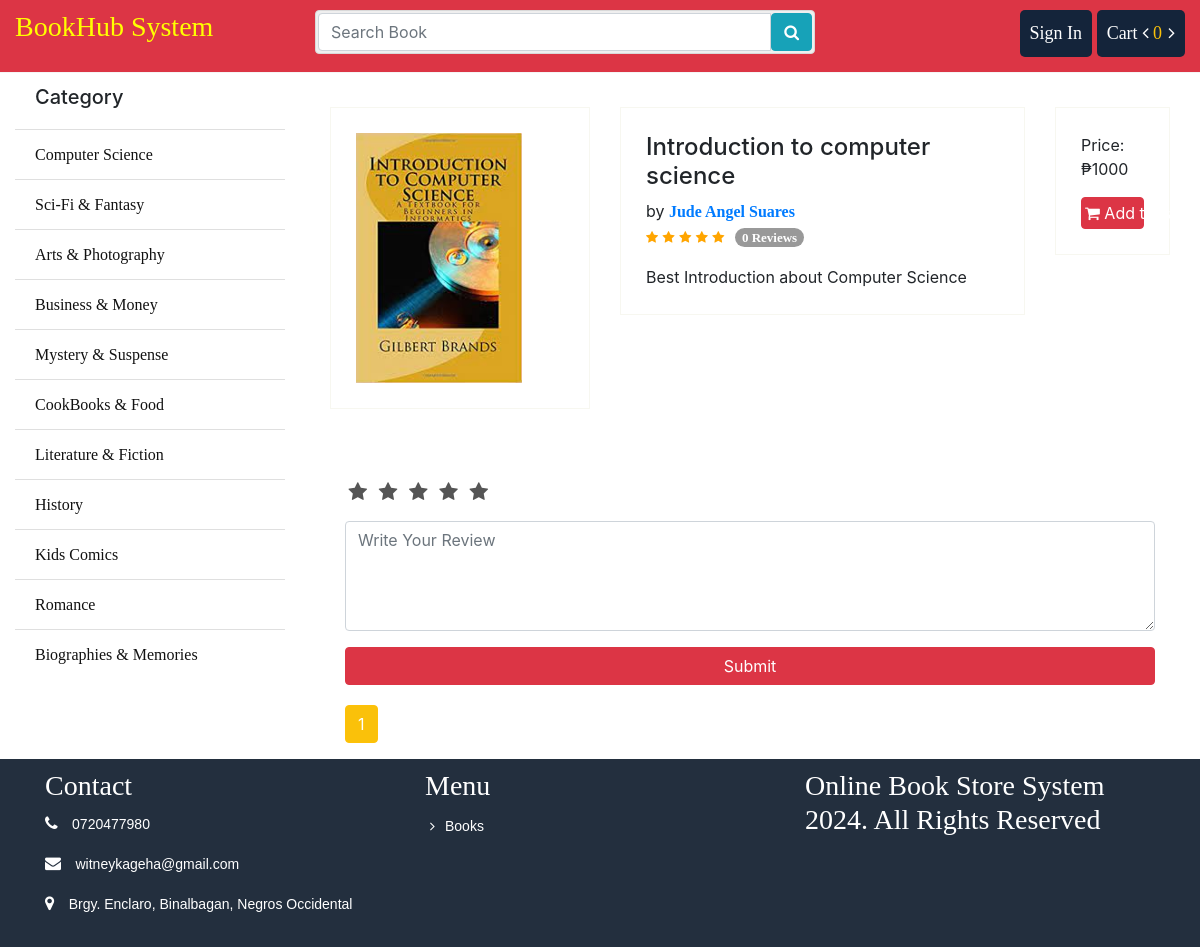
The app's page /book/13 with its own data.
### store/models.py (models this page shows, shortened)
class Category(models.Model):
	name = models.CharField(max_length = 100)
	slug = models.SlugField(max_length = 150, unique=True ,db_index=True)
	icon = models.FileField(upload_to = "category/")
	create_at = models.DateTimeField(auto_now_add = True)
	updated_at = models.DateTimeField(auto_now_add = True)

class Book(models.Model):
	writer = models.ForeignKey(Writer, on_delete = models.CASCADE)
	category = models.ForeignKey(Category, on_delete = models.CASCADE)
	name = models.CharField(max_length = 100)
	slug = models.SlugField(max_length=100, db_index=True)
	price = models.IntegerField()
	stock = models.IntegerField()
	coverpage = models.FileField(upload_to = "coverpage/")
	bookpage = models.FileField(upload_to = "bookpage/")
	created = models.DateTimeField(auto_now_add=True)
	updated = models.DateTimeField(auto_now=True)
	totalreview = models.IntegerField(default=1)
	totalrating = models.IntegerField(default=5)
	status = models.IntegerField(default=0)
	description = models.TextField()

class Writer(models.Model):
	name = models.CharField(max_length = 100)
	slug = models.SlugField(max_length=150, unique=True ,db_index=True)
	bio = models.TextField()
	pic = models.FileField(upload_to = "writer/")
	create_at = models.DateTimeField(auto_now_add = True)
	updated_at = models.DateTimeField(auto_now_add = True)
	def __str__(self):
		return self.name

### store/views.py (the view, shortened to what this page needs)
# urls.py: path('book/<int:id>', views.get_book, name="book"),
def get_book(request, id):
    form = ReviewForm(request.POST or None)
    book = get_object_or_404(Book, id=id)
    rbooks = Book.objects.filter(category_id=book.category.id)
    r_review = Review.objects.filter(book_id=id).order_by('-created')
    paginator = Paginator(r_review, 4)
    page = request.GET.get('page')
    rreview = paginator.get_page(page)
    context = {
        "book":book,
        "rbooks": rbooks,
        "form": form,
        "rreview": rreview
    }
    return render(request, "store/book.html", context)

### store/forms.py
class ReviewForm(forms.ModelForm):
    review_star = forms.IntegerField(widget=forms.HiddenInput(), initial=1)
    review_text = forms.CharField(widget=forms.Textarea(attrs={'rows': 4, 'placeholder': 'Write Your Review'}))
    class Meta:
        model = Review
        fields = [
            'review_star',
            'review_text'
        ]
    def __init__(self, *args, **kwargs):
        super(ReviewForm, self).__init__(*args, **kwargs)
        self.helper = FormHelper()
        self.helper.form_show_labels = False

### cart/cart.py (called while the page is built)
    def __len__(self):
        return sum(item['quantity'] for item in self.cart.values())

### store/context_processors.py (called while the page is built)
def sidebar(request):
	categories = Category.objects.all()
	context = {
		"cat":categories
	}
	return context

def cart(request):
	cart = Cart(request)
	context = {
		"cart": cart
	}
	return context

### store/templates/store/book.html (shortened to what this page needs)
{% extends 'store/base.html' %}
{% load static %}
{% load crispy_forms_tags %}
{% load customfunction %}
{% block container %}
    <div class="container mt-4">
        <div class="row">
            <div class="col-md-12">
                <div class="row">
                    <div class="col-md-4 col-sm-12 mb-4">
                        <div class="grid-item">
                            <div class="view-details" style="cursor:pointer">
                                <img id="product_image" class="lookInsideImg img-fluid" src="{{ book.coverpage.url }}" alt="Book Cover">
                            </div>
                        </div>
                    </div>
                    <div class="col-md-6 col-sm-12 mb-4">
                        <div class="product-information">
                            <h4>{{ book.name }}</h4>
                            <p style="margin: 0;">by <a style="font-weight:bold" href="{% url 'store:writer' id=book.writer.id %}">{{ book.writer }}</a></p>
                            <div class='rating'>
                                {{ book.totalrating|averagerating:book.totalreview }}
                                <a href='#getreview'><span class='totalrating'>{{ book.totalreview|add:-1 }} Reviews</span></a>
                            </div>
                            <article class="text-justify mt-3">
                                {{ book.description }}
                            </article>
                        </div>
                    </div>
                    <div class="col-md-2 col-sm-12 mb-4">
                        <div class="pricebox">
                            <p>Price: ₱<span>{{ book.price }}</span></p>
                            <button class="btn btn-danger w-100" id="addTocart" data-book-id="{{ book.id }}">
                                <i class="fa fa-shopping-cart"></i> Add to cart
                            </button>
                        </div>
                    </div>
                </div>
                <div class="col-md-12 mt-5" id="getreview">
                    <div class="rating-stars text-left">
                        <ul id="stars">
                            <li id="azaa" class="star" data-value="1"><i class="fa fa-star fa-fw"></i></li>
                            <li id="azbb" class="star" data-value="2"><i class="fa fa-star fa-fw"></i></li>
                            <li id="azcc" class="star" data-value="3"><i class="fa fa-star fa-fw"></i></li>
                            <li id="azdd" class="star" data-value="4"><i class="fa fa-star fa-fw"></i></li>
                            <li id="azee" class="star" data-value="5"><i class="fa fa-star fa-fw"></i></li>
                        </ul>
                    </div>
                    <form action="" method="POST" class="needs-validation" novalidate="">
                        <div class="form-group">
                            {{ form.review_text|as_crispy_field }}
                        </div>
                        <div class="form-group">
                            <button class="btn btn-danger w-100" type="submit" style="color: #fff">Submit</button>
                        </div>
                    </form>
                    <div class="d-pagination">
                        <ul class="pagination">
                            {% for ord in rreview.paginator.page_range %}
                            {% if rreview.number == ord %}
                                <li class="page-item active">
                                    <span class="page-link">{{ ord }}
                                    </span>
                                </li>
                            {% elif ord > rreview.number|add:'-3' and ord < rreview.number|add:'3' %}
                                <li class="page-item">
                                    <a class="page-link" href="?page={{ ord }}">{{ ord }}</a>
                                </li>
                            {% endif %}
                            {% endfor %}
                        </ul>
                    </div>
                </div>
            </div>
        </div>
    </div>
{% endblock %}

### store/templates/store/bin/sidebar.html
			<ul class="list-group list-group-flush">
				<li class="list-group-item"><h5>Category</h5></li>
				{% for p in cat %}
				<li class="list-group-item"><a href="{% url 'store:category' id=p.id %}">{{p.name}}</a></li>
				{% endfor %}
			</ul>

### store/static/css/style.css (style rules this page uses)
.titleheader > h3, a { font-family: "Times New Roman", Times, serif; display: inline-block; }
.totalrating { display: inline-block; min-width: 10px; padding: 3px 7px; font-weight: bold; line-height: 1; color: #fff; text-align: center; white-space: nowrap; background-color: #999; border-radius: 10px; margin-left: 6px; }
.rating span { font-size: 13px; }
.checked { color: orange; }
ul li { list-style: none; }
.list-group li a { color: #111; }
.page-link { color: #111!important; }
.page-item.active .page-link { z-index: 1; color: #fff!important; background-color: #fac10a!important; border-color: #ffc107!important; }
.book-wrapper .btn, .pricebox .btn { padding: 3px }
.view-details { position: relative; border: 1px solid #F7F7F0; padding:25px; overflow: hidden; margin-top: 10px; }
.view-details img { max-height: 250px; transition: all 0.3s ease-in-out; }
.product-information, .pricebox { border: 1px solid #F7F7F0; padding:25px; margin-top: 10px; }
.rating-stars ul, .review-stars ul { list-style-type:none; padding:0; -moz-user-select:none; -webkit-user-select:none; }
.rating-stars ul > li.star { display:inline-block; }
.rating-stars ul > li.star > i.fa { color:#555; }
.rating-stars ul > li.star > i.fa { font-size:20px; }
.d-pagination { margin-top: 20px; }

### records on screen
Category: name "Computer Science"
Category: name "Sci-Fi & Fantasy"
Category: name "Arts & Photography"
Category: name "Business & Money"
Category: name "Mystery & Suspense"
Category: name "CookBooks & Food"
Category: name "Literature & Fiction"
Category: name "History"
Category: name "Kids Comics"
Category: name "Romance"
Category: name "Biographies & Memories"
Book: coverpage (picture), name "Introduction to computer science", writer "Jude Angel Suares", totalreview|add "0", description "Best Introduction about Computer Science", price "1000"

### other values on screen
{{ cart|length }} "0"
{{ ord }} "1"
